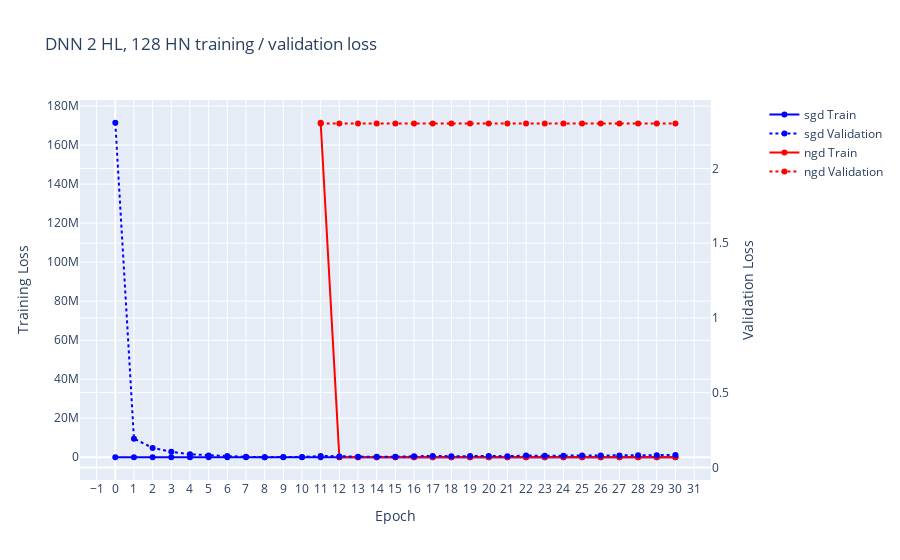

The code cell stored with this chart in its notebook:
### Markdown cell above
#### **3. Visualising training / validation loss results**

Check that the models all converged.

Displays training and testing data for each model separately, with 4 traces on each graph.

The traces are: SGD training, SGD testing, NGD training, NGD testing.

### Code cell
# Display training / val data for all models for NGD / SGD

epochs = np.arange(1, hp["num_epochs"]+1)

loss_figures = {}

color_cycle = ['rgb(0, 0, 255)', 'rgb(255, 0, 0)']

for title in models.keys():
    loss_fig = make_subplots(specs=[[{"secondary_y" : True}]])
    color_index = 0
    for optim in optimizers:
        color = color_cycle[color_index % len(color_cycle)]
        color_index += 1
        loss_fig.add_trace(go.Scatter(
            x=np.arange(0, hp["num_epochs"]+1),
            y=train_losses[title][optim],
            mode="lines+markers",
            line=dict(color=color),
            name=f"{optim} Train",
        ), secondary_y=False)
        loss_fig.add_trace(go.Scatter(
            x=np.arange(0, hp["num_epochs"]+1),
            y=val_losses[title][optim],
            mode="lines+markers",
            line=dict(color=color, dash='dot'),
            name=f"{optim} Validation",
        ), secondary_y=True)
    loss_fig.update_layout(
        title=f"{title} training / validation loss",
        xaxis_title="Epoch",
        xaxis=dict(
            tickmode='linear',
            tick0=0,
            dtick=1,
        ),
        yaxis_type="linear",
    )
    loss_fig.update_yaxes(title_text="Training Loss", secondary_y=False)
    loss_fig.update_yaxes(title_text="Validation Loss", secondary_y=True)
    loss_figures[title] = loss_fig
    loss_fig.show()

### Figure 1 — Plotly figure (JSON) as saved in the notebook; plotly's stock layout.template omitted (floating-point values rounded to 4 significant figures)
{"data": [{"line": {"color": "rgb(0, 0, 255)"}, "mode": "lines+markers", "name": "sgd Train", "type": "scatter", "x": [0, 1, 2, 3, 4, 5, 6, 7, 8, 9, 10, 11, 12, 13, 14, 15, 16, 17, 18, 19, 20, 21, 22, 23, 24, 25, 26, 27, 28, 29, 30], "xaxis": "x", "y": [2.306, 0.4351, 0.1624, 0.1111, 0.08345, 0.06659, 0.05401, 0.04442, 0.03567, 0.03027, 0.02546, 0.02099, 0.01691, 0.01429, 0.01168, 0.009327, 0.008334, 0.006548, 0.005166, 0.004396, 0.003715, 0.002865, 0.00244, 0.002093, 0.001792, 0.001624, 0.001417, 0.001317, 0.001227, 0.001129, 0.001058], "yaxis": "y"}, {"line": {"color": "rgb(0, 0, 255)", "dash": "dot"}, "mode": "lines+markers", "name": "sgd Validation", "type": "scatter", "x": [0, 1, 2, 3, 4, 5, 6, 7, 8, 9, 10, 11, 12, 13, 14, 15, 16, 17, 18, 19, 20, 21, 22, 23, 24, 25, 26, 27, 28, 29, 30], "xaxis": "x", "y": [2.306, 0.1924, 0.1306, 0.1048, 0.08781, 0.08001, 0.07564, 0.07107, 0.06788, 0.07001, 0.06931, 0.07667, 0.07303, 0.07075, 0.07062, 0.07169, 0.07435, 0.07705, 0.07471, 0.07683, 0.07637, 0.07476, 0.07911, 0.07808, 0.07842, 0.07911, 0.07969, 0.07949, 0.08112, 0.08151, 0.08278], "yaxis": "y2"}, {"line": {"color": "rgb(255, 0, 0)"}, "mode": "lines+markers", "name": "ngd Train", "type": "scatter", "x": [0, 1, 2, 3, 4, 5, 6, 7, 8, 9, 10, 11, 12, 13, 14, 15, 16, 17, 18, 19, 20, 21, 22, 23, 24, 25, 26, 27, 28, 29, 30], "xaxis": "x", "y": [null, null, null, null, null, null, null, null, null, null, null, 171500000.0, 2.301, 2.301, 2.301, 2.301, 2.301, 2.301, 2.301, 2.301, 2.301, 2.301, 2.301, 2.301, 2.301, 2.301, 2.301, 2.301, 2.301, 2.301, 2.301], "yaxis": "y"}, {"line": {"color": "rgb(255, 0, 0)", "dash": "dot"}, "mode": "lines+markers", "name": "ngd Validation", "type": "scatter", "x": [0, 1, 2, 3, 4, 5, 6, 7, 8, 9, 10, 11, 12, 13, 14, 15, 16, 17, 18, 19, 20, 21, 22, 23, 24, 25, 26, 27, 28, 29, 30], "xaxis": "x", "y": [null, null, null, null, null, null, null, null, null, null, null, 2.301, 2.301, 2.301, 2.301, 2.301, 2.301, 2.301, 2.301, 2.301, 2.301, 2.301, 2.301, 2.301, 2.301, 2.301, 2.301, 2.301, 2.301, 2.301, 2.301], "yaxis": "y2"}], "layout": {"title": {"text": "DNN 2 HL, 128 HN training / validation loss"}, "xaxis": {"anchor": "y", "domain": [0, 0.94], "dtick": 1, "tick0": 0, "tickmode": "linear", "title": {"text": "Epoch"}}, "yaxis": {"anchor": "x", "domain": [0, 1], "title": {"text": "Training Loss"}, "type": "linear"}, "yaxis2": {"anchor": "x", "overlaying": "y", "side": "right", "title": {"text": "Validation Loss"}}}}
